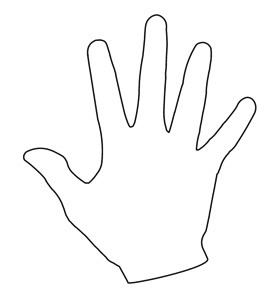
#> input picture img/hand.jpg, 269 x 295 px
$ python cntr_convexhull.py
#> lines starting #> are read from the running program, lines starting #| are printed output that depends on the picture; after the words box and inside, x2 and y2 are one past the last pixel; in counts of white or black regions, pixels touching at a corner belong together
import cv2
import numpy as np

img = cv2.imread('../img/hand.jpg')
#> img is the input picture: shape (295, 269, 3); min 0, max 255, mean 249.1
img2 = img.copy()

# 그레이 스케일로 변환
imgray = cv2.cvtColor(img, cv2.COLOR_BGR2GRAY)

# 스레시홀드를 이용해 바이너리 이미지로 변경 및 흑/백 반전
ret, imthres = cv2.threshold(imgray, 127, 255 , cv2.THRESH_BINARY_INV)
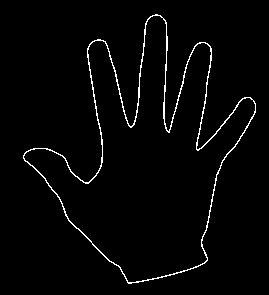
#> imthres: shape (295, 269); 2.3% white in thin lines or dots, all inside (x1, y1, x2, y2) = (23, 14, 256, 284)

# 컨투어 찾기
contour, hierarchy = cv2.findContours(imthres, cv2.RETR_EXTERNAL, \
                                             cv2.CHAIN_APPROX_SIMPLE)
#> contour = 1 contour; box (x1, y1, x2, y2) and area: (23, 14, 256, 284) 27536

cntr = contour[0]
#> cntr = contour of 512 points, box (x1, y1, x2, y2) (23, 14, 256, 284), area 27536

# 볼록 선체 찾기와 그리기
hull = cv2.convexHull(cntr)
#> hull = contour of 27 points, box (x1, y1, x2, y2) (23, 14, 256, 284), area 40932
cv2.drawContours(img2, [hull], -1, (0, 255, 0), 1)
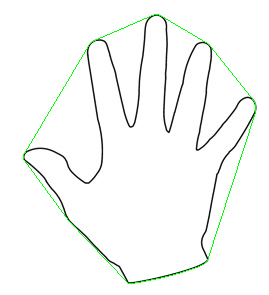
#> img2: shape (295, 269, 3); 0.82% of pixels changed, all inside (x1, y1, x2, y2) = (23, 14, 256, 284)

# 볼록 선체 만족 여부 확인
print(cv2.isContourConvex(cntr), cv2.isContourConvex(hull))
#| False True

# 볼록 선체 찾기
hull2 = cv2.convexHull(cntr, returnPoints=False)
#> hull2 = 27 values, max 511 at index 0, min 0 at index 26, mean 253.6

# 볼록 선체 결함 찾기
defects = cv2.convexityDefects(cntr, hull2)
#> defects = 19 rows, first 6: [0, 2, 1, 162], [2, 91, 35, 23967], [91, 93, 92, 114], [94, 180, 137, 18631], [180, 182, 181, 114], [183, 185, 184, 114]

# 볼록 선체 결함 순회
for i in range(defects.shape[0]):
    # 시작, 종료, 가장 먼 지점, 거리
    startP, endP, farthestP, distance = defects[i, 0]
    # 가장 먼 지점의 좌표 구하기
    farthest = tuple(cntr[farthestP][0])
    # 거리를 부동 소수점으로 변환
    dist = distance/256.0
    # 거리가 1보다 큰 경우
    if dist > 1:
        # 빨강색 점 표시
        cv2.circle(img2, farthest, 3, (0,0,255), -1)
#> this loop made 19 passes
#> (startP, endP, farthestP, distance, farthest, dist) on passes 1 to 12: (0, 2, 1, 162, (154, 15), 0.633), (2, 91, 35, 23967, (131, 126), 93.62), (91, 93, 92, 114, (93, 41), 0.445), (94, 180, 137, 18631, (98, 171), 72.78), (180, 182, 181, 114, (24, 154), 0.445), (183, 185, 184, 114, (24, 159), 0.445), (185, 217, 198, 1514, (57, 195), 5.91), (217, 243, 230, 1173, (120, 268), 4.58), (245, 247, 246, 217, (132, 282), 0.848), (247, 255, 248, 201, (139, 281), 0.785), (255, 263, 256, 186, (159, 277), 0.727), (263, 267, 266, 211, (178, 272), 0.824)
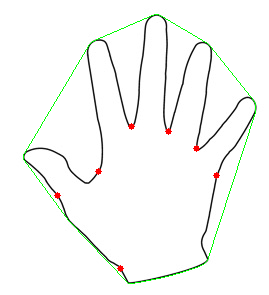
#> img2: shape (295, 269, 3); 0.26% of pixels changed, all inside (x1, y1, x2, y2) = (54, 123, 220, 272)

# 결과 출력
cv2.imshow('contour', img)
cv2.imshow('convex hull', img2)

cv2.waitKey(0)
cv2.destroyAllWindows()

$ run again, with img/shapes.png saved as img/hand.jpg
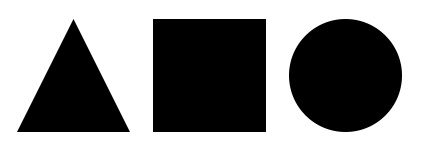
#> input picture img/shapes.png, 423 x 150 px
#> img is the input picture: shape (150, 423, 3); min 0, max 255, mean 137.7
#> `ret, imthres = cv2.threshold(imgray, 127, 255 , cv2.THRESH_BINARY_INV)`:
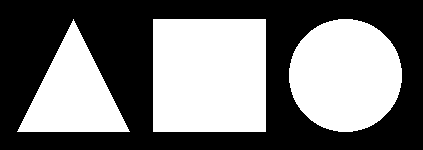
#> imthres: shape (150, 423); 46% white; 3 white regions
#> contour = 3 contours; box (x1, y1, x2, y2) and area: (153, 19, 266, 132) 12544, (289, 19, 402, 132) 9870, (17, 19, 130, 132) 6216
#> cntr = contour of 152 points, box (x1, y1, x2, y2) (289, 19, 402, 132), area 9870
#> hull = contour of 48 points, box (x1, y1, x2, y2) (289, 19, 402, 132), area 9942
#> `cv2.drawContours(img2, [hull], -1, (0, 255, 0), 1)`:
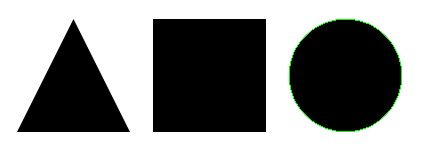
#> img2: shape (150, 423, 3); 0.5% of pixels changed, all inside (x1, y1, x2, y2) = (289, 19, 402, 132)
#| False True
#> hull2 = 48 values, max 151 at index 0, min 0 at index 47, mean 75.5
#> defects = 40 rows, first 6: [0, 2, 1, 201], [2, 4, 3, 186], [4, 8, 5, 162], [8, 14, 9, 114], [14, 18, 15, 142], [19, 23, 20, 142]
#> the loop `for i in range(defects.shape[0]):` made 40 passes
#> (startP, endP, farthestP, distance, farthest, dist) on passes 1 to 8: (0, 2, 1, 201, (337, 20), 0.785), (2, 4, 3, 186, (332, 21), 0.727), (4, 8, 5, 162, (328, 22), 0.633), (8, 14, 9, 114, (322, 24), 0.445), (14, 18, 15, 142, (315, 28), 0.555), (19, 23, 20, 142, (300, 42), 0.555), (23, 29, 24, 114, (296, 48), 0.445), (29, 33, 30, 162, (293, 55), 0.633)
